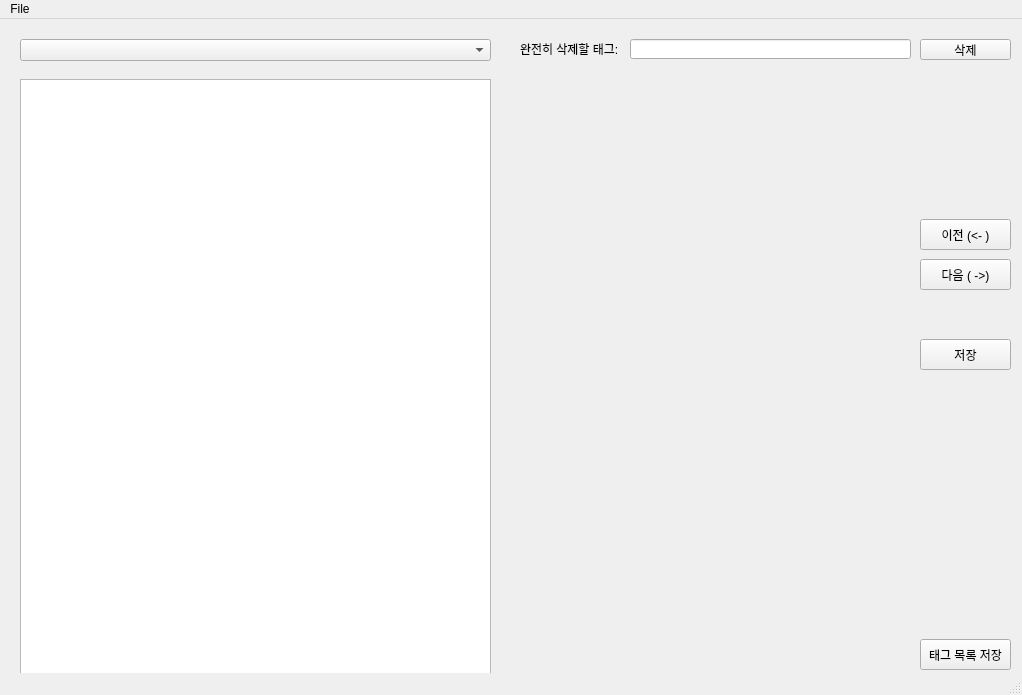
<?xml version="1.0" encoding="UTF-8"?>
<ui version="4.0">
 <class>MainWindow</class>
 <widget class="QMainWindow" name="MainWindow">
  <property name="geometry">
   <rect>
    <x>0</x>
    <y>0</y>
    <width>1022</width>
    <height>695</height>
   </rect>
  </property>
  <property name="windowTitle">
   <string>PoetTagger</string>
  </property>
  <widget class="QWidget" name="centralwidget">
   <widget class="QComboBox" name="comboBox">
    <property name="geometry">
     <rect>
      <x>20</x>
      <y>20</y>
      <width>471</width>
      <height>22</height>
     </rect>
    </property>
   </widget>
   <widget class="QTextEdit" name="textEdit">
    <property name="geometry">
     <rect>
      <x>20</x>
      <y>60</y>
      <width>471</width>
      <height>601</height>
     </rect>
    </property>
   </widget>
   <widget class="QLabel" name="label">
    <property name="geometry">
     <rect>
      <x>520</x>
      <y>20</y>
      <width>111</width>
      <height>20</height>
     </rect>
    </property>
    <property name="text">
     <string>완전히 삭제할 태그:</string>
    </property>
   </widget>
   <widget class="QPushButton" name="nextButton">
    <property name="geometry">
     <rect>
      <x>920</x>
      <y>240</y>
      <width>91</width>
      <height>31</height>
     </rect>
    </property>
    <property name="text">
     <string>다음 ( -&gt;)</string>
    </property>
   </widget>
   <widget class="QPushButton" name="prevButton">
    <property name="geometry">
     <rect>
      <x>920</x>
      <y>200</y>
      <width>91</width>
      <height>31</height>
     </rect>
    </property>
    <property name="text">
     <string>이전 (&lt;- )</string>
    </property>
   </widget>
   <widget class="QPushButton" name="saveButton">
    <property name="geometry">
     <rect>
      <x>920</x>
      <y>320</y>
      <width>91</width>
      <height>31</height>
     </rect>
    </property>
    <property name="text">
     <string>저장</string>
    </property>
   </widget>
   <widget class="QWidget" name="gridLayoutWidget">
    <property name="geometry">
     <rect>
      <x>520</x>
      <y>200</y>
      <width>391</width>
      <height>451</height>
     </rect>
    </property>
    <layout class="QGridLayout" name="gridLayout"/>
   </widget>
   <widget class="QPushButton" name="deltagButton">
    <property name="geometry">
     <rect>
      <x>920</x>
      <y>20</y>
      <width>91</width>
      <height>21</height>
     </rect>
    </property>
    <property name="text">
     <string>삭제</string>
    </property>
   </widget>
   <widget class="QLineEdit" name="delEdit">
    <property name="geometry">
     <rect>
      <x>630</x>
      <y>20</y>
      <width>281</width>
      <height>20</height>
     </rect>
    </property>
   </widget>
   <widget class="QPushButton" name="savetagButton">
    <property name="geometry">
     <rect>
      <x>920</x>
      <y>620</y>
      <width>91</width>
      <height>31</height>
     </rect>
    </property>
    <property name="text">
     <string>태그 목록 저장</string>
    </property>
   </widget>
  </widget>
  <widget class="QMenuBar" name="menubar">
   <property name="geometry">
    <rect>
     <x>0</x>
     <y>0</y>
     <width>1022</width>
     <height>18</height>
    </rect>
   </property>
   <widget class="QMenu" name="menu">
    <property name="title">
     <string>File</string>
    </property>
    <addaction name="actionOpen"/>
    <addaction name="actionSave"/>
    <addaction name="actionSaveAs"/>
   </widget>
   <addaction name="menu"/>
  </widget>
  <widget class="QStatusBar" name="statusbar"/>
  <action name="actionOpen">
   <property name="text">
    <string>Open</string>
   </property>
  </action>
  <action name="actionSave">
   <property name="text">
    <string>Save</string>
   </property>
  </action>
  <action name="actionSaveAs">
   <property name="text">
    <string>Save as</string>
   </property>
  </action>
 </widget>
 <resources/>
 <connections/>
</ui>
